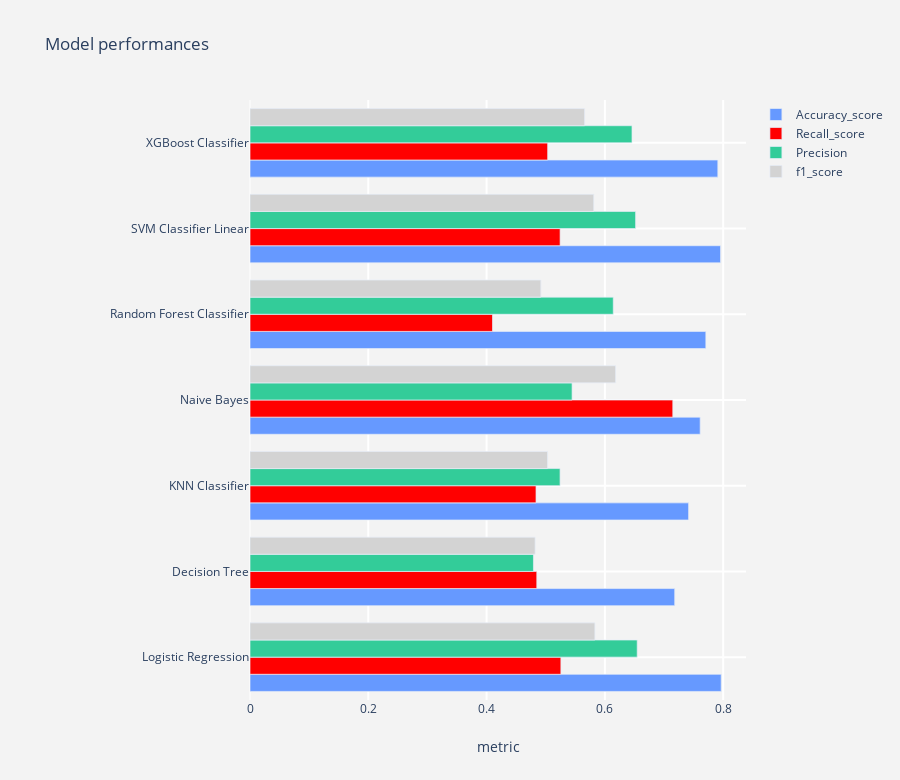

Source (notebook cell):
### Code cell
# Let's create a baseline model for all models. Let's statr with as minimum amount of parameters as possible 

# LogisticRegression
name = "Logistic Regression"
logit = LogisticRegression()
model1 = model_report(logit,X_train,X_test,y_train,y_test,name)

# DecisionTree Classifier
name = "Decision Tree"
decision_tree = DecisionTreeClassifier(random_state = 0)
# X_train_resampled,X_test,y_train_resampled,y_test,name
model2 = model_report(decision_tree,X_train,X_test,y_train,y_test,name)

# KNeighborsClassifier
name = "KNN Classifier"
knn = KNeighborsClassifier(n_neighbors=3)
model3 = model_report(knn,X_train,X_test,y_train,y_test,name)

name = "Naive Bayes"
gnb = GaussianNB(priors=None)
model4 = model_report(gnb,X_train,X_test,y_train,y_test,name)

name = "Random Forest Classifier"
rfc = RandomForestClassifier(random_state=0)
model5 = model_report(rfc,X_train,X_test,y_train,y_test,name)

name = "SVM Classifier Linear"
svc  = SVC(gamma='auto', kernel='linear')
model6 = model_report(svc,X_train,X_test,y_train,y_test,name)

name = "XGBoost Classifier"
xgc = XGBClassifier()
model7 = model_report(xgc,X_train,X_test,y_train,y_test,name)

#concat all models
model_performances = pd.concat([model1,model2,model3,model4,
                                model5,model6,model7],axis = 0).reset_index()

model_performances = model_performances.drop(columns = "index",axis =1)
display(model_performances)

model_performances
def output_tracer(metric,color) :
    tracer = go.Bar(y = model_performances["Model"] ,
                    x = model_performances[metric],
                    orientation = "h",name = metric ,
                    marker = dict(line = dict(width =.7),
                                  color = color)
                   )
    return tracer

layout = go.Layout(dict(title = "Model performances",
                        plot_bgcolor  = "rgb(243,243,243)",
                        paper_bgcolor = "rgb(243,243,243)",
                        xaxis = dict(gridcolor = 'rgb(255, 255, 255)',
                                     title = "metric",
                                     zerolinewidth=1,
                                     ticklen=5,gridwidth=2),
                        yaxis = dict(gridcolor = 'rgb(255, 255, 255)',
                                     zerolinewidth=1,ticklen=5,gridwidth=2),
                        margin = dict(l = 250),
                        height = 780
                       )
                  )


trace1  = output_tracer("Accuracy_score","#6699FF")
trace2  = output_tracer('Recall_score',"red")
trace3  = output_tracer('Precision',"#33CC99")
trace4  = output_tracer('f1_score',"lightgrey")

data = [trace1,trace2,trace3,trace4]
go.Figure(data=data,layout=layout)

### Figure 1 — Plotly figure (JSON) as saved in the notebook; plotly's stock layout.template omitted (floating-point values rounded to 4 significant figures)
{"data": [{"marker": {"color": "#6699FF", "line": {"width": 0.7}}, "name": "Accuracy_score", "orientation": "h", "type": "bar", "x": [0.7967, 0.7181, 0.7416, 0.7611, 0.7707, 0.7956, 0.791], "y": ["Logistic Regression", "Decision Tree", "KNN Classifier", "Naive Bayes", "Random Forest Classifier", "SVM Classifier Linear", "XGBoost Classifier"]}, {"marker": {"color": "red", "line": {"width": 0.7}}, "name": "Recall_score", "orientation": "h", "type": "bar", "x": [0.5256, 0.4849, 0.4836, 0.7148, 0.41, 0.5243, 0.5033], "y": ["Logistic Regression", "Decision Tree", "KNN Classifier", "Naive Bayes", "Random Forest Classifier", "SVM Classifier Linear", "XGBoost Classifier"]}, {"marker": {"color": "#33CC99", "line": {"width": 0.7}}, "name": "Precision", "orientation": "h", "type": "bar", "x": [0.6547, 0.4792, 0.5242, 0.5445, 0.6142, 0.652, 0.6459], "y": ["Logistic Regression", "Decision Tree", "KNN Classifier", "Naive Bayes", "Random Forest Classifier", "SVM Classifier Linear", "XGBoost Classifier"]}, {"marker": {"color": "lightgrey", "line": {"width": 0.7}}, "name": "f1_score", "orientation": "h", "type": "bar", "x": [0.5831, 0.482, 0.5031, 0.6182, 0.4917, 0.5812, 0.5657], "y": ["Logistic Regression", "Decision Tree", "KNN Classifier", "Naive Bayes", "Random Forest Classifier", "SVM Classifier Linear", "XGBoost Classifier"]}], "layout": {"height": 780, "margin": {"l": 250}, "paper_bgcolor": "rgb(243,243,243)", "plot_bgcolor": "rgb(243,243,243)", "title": {"text": "Model performances"}, "xaxis": {"gridcolor": "rgb(255, 255, 255)", "gridwidth": 2, "ticklen": 5, "title": {"text": "metric"}, "zerolinewidth": 1}, "yaxis": {"gridcolor": "rgb(255, 255, 255)", "gridwidth": 2, "ticklen": 5, "zerolinewidth": 1}}}
